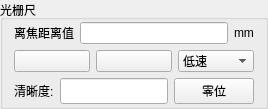
         <widget class="QGroupBox" name="groupBox_4">
          <property name="sizePolicy">
           <sizepolicy hsizetype="Preferred" vsizetype="Expanding">
            <horstretch>0</horstretch>
            <verstretch>0</verstretch>
           </sizepolicy>
          </property>
          <property name="minimumSize">
           <size>
            <width>0</width>
            <height>95</height>
           </size>
          </property>
          <property name="maximumSize">
           <size>
            <width>16777215</width>
            <height>190</height>
           </size>
          </property>
          <property name="title">
           <string>光栅尺</string>
          </property>
          <layout class="QVBoxLayout" name="verticalLayout_26">
           <property name="topMargin">
            <number>2</number>
           </property>
           <property name="bottomMargin">
            <number>2</number>
           </property>
           <item>
            <layout class="QHBoxLayout" name="horizontalLayout_5">
             <item>
              <widget class="QLabel" name="label_5">
               <property name="text">
                <string>离焦距离值</string>
               </property>
              </widget>
             </item>
             <item>
              <widget class="QLineEdit" name="ruleDistanceLineEdit">
               <property name="sizePolicy">
                <sizepolicy hsizetype="Expanding" vsizetype="Minimum">
                 <horstretch>0</horstretch>
                 <verstretch>0</verstretch>
                </sizepolicy>
               </property>
               <property name="minimumSize">
                <size>
                 <width>0</width>
                 <height>21</height>
                </size>
               </property>
               <property name="maximumSize">
                <size>
                 <width>16777215</width>
                 <height>35</height>
                </size>
               </property>
              </widget>
             </item>
             <item>
              <widget class="QLabel" name="label_16">
               <property name="sizePolicy">
                <sizepolicy hsizetype="Fixed" vsizetype="Preferred">
                 <horstretch>0</horstretch>
                 <verstretch>0</verstretch>
                </sizepolicy>
               </property>
               <property name="text">
                <string>mm</string>
               </property>
              </widget>
             </item>
            </layout>
           </item>
           <item>
            <layout class="QHBoxLayout" name="horizontalLayout_6">
             <item>
              <widget class="QPushButton" name="lowLeftButton">
               <property name="sizePolicy">
                <sizepolicy hsizetype="Minimum" vsizetype="Minimum">
                 <horstretch>0</horstretch>
                 <verstretch>0</verstretch>
                </sizepolicy>
               </property>
               <property name="minimumSize">
                <size>
                 <width>0</width>
                 <height>21</height>
                </size>
               </property>
               <property name="maximumSize">
                <size>
                 <width>16777215</width>
                 <height>35</height>
                </size>
               </property>
               <property name="text">
                <string/>
               </property>
               <property name="icon">
                <iconset resource="FramelessWindow/framelesswindow.qrc">
                 <normaloff>:/frameless_images/left.png</normaloff>:/frameless_images/left.png</iconset>
               </property>
               <property name="iconSize">
                <size>
                 <width>30</width>
                 <height>25</height>
                </size>
               </property>
              </widget>
             </item>
             <item>
              <widget class="QPushButton" name="lowRightButton">
               <property name="sizePolicy">
                <sizepolicy hsizetype="Minimum" vsizetype="Minimum">
                 <horstretch>0</horstretch>
                 <verstretch>0</verstretch>
                </sizepolicy>
               </property>
               <property name="minimumSize">
                <size>
                 <width>0</width>
                 <height>21</height>
                </size>
               </property>
               <property name="maximumSize">
                <size>
                 <width>16777215</width>
                 <height>35</height>
                </size>
               </property>
               <property name="text">
                <string/>
               </property>
               <property name="icon">
                <iconset resource="FramelessWindow/framelesswindow.qrc">
                 <normaloff>:/frameless_images/right.png</normaloff>:/frameless_images/right.png</iconset>
               </property>
               <property name="iconSize">
                <size>
                 <width>30</width>
                 <height>25</height>
                </size>
               </property>
              </widget>
             </item>
             <item>
              <widget class="QComboBox" name="speedComboBox">
               <property name="sizePolicy">
                <sizepolicy hsizetype="Preferred" vsizetype="Minimum">
                 <horstretch>0</horstretch>
                 <verstretch>0</verstretch>
                </sizepolicy>
               </property>
               <property name="minimumSize">
                <size>
                 <width>60</width>
                 <height>21</height>
                </size>
               </property>
               <property name="maximumSize">
                <size>
                 <width>16777215</width>
                 <height>35</height>
                </size>
               </property>
               <item>
                <property name="text">
                 <string>低速</string>
                </property>
               </item>
               <item>
                <property name="text">
                 <string>中速</string>
                </property>
               </item>
               <item>
                <property name="text">
                 <string>高速</string>
                </property>
               </item>
               <item>
                <property name="text">
                 <string>单步</string>
                </property>
               </item>
              </widget>
             </item>
            </layout>
           </item>
           <item>
            <layout class="QHBoxLayout" name="horizontalLayout_21">
             <item>
              <widget class="QLabel" name="label_8">
               <property name="text">
                <string>清晰度:</string>
               </property>
              </widget>
             </item>
             <item>
              <widget class="QLineEdit" name="sharpnessLineEdit_3">
               <property name="sizePolicy">
                <sizepolicy hsizetype="Expanding" vsizetype="Minimum">
                 <horstretch>0</horstretch>
                 <verstretch>0</verstretch>
                </sizepolicy>
               </property>
               <property name="minimumSize">
                <size>
                 <width>80</width>
                 <height>21</height>
                </size>
               </property>
               <property name="maximumSize">
                <size>
                 <width>16777215</width>
                 <height>35</height>
                </size>
               </property>
              </widget>
             </item>
             <item>
              <widget class="QPushButton" name="zeroButton">
               <property name="sizePolicy">
                <sizepolicy hsizetype="Minimum" vsizetype="Minimum">
                 <horstretch>0</horstretch>
                 <verstretch>0</verstretch>
                </sizepolicy>
               </property>
               <property name="minimumSize">
                <size>
                 <width>50</width>
                 <height>21</height>
                </size>
               </property>
               <property name="maximumSize">
                <size>
                 <width>16777215</width>
                 <height>35</height>
                </size>
               </property>
               <property name="sizeIncrement">
                <size>
                 <width>0</width>
                 <height>0</height>
                </size>
               </property>
               <property name="text">
                <string>零位</string>
               </property>
              </widget>
             </item>
            </layout>
           </item>
          </layout>
         </widget>
